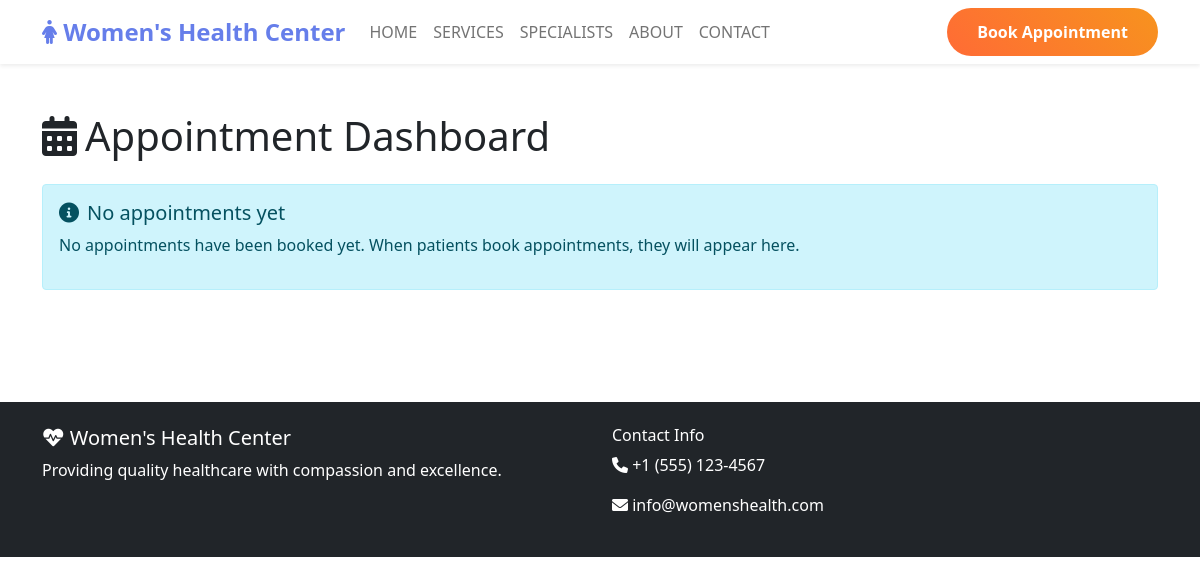
The app's page /admin/appointments, older data.
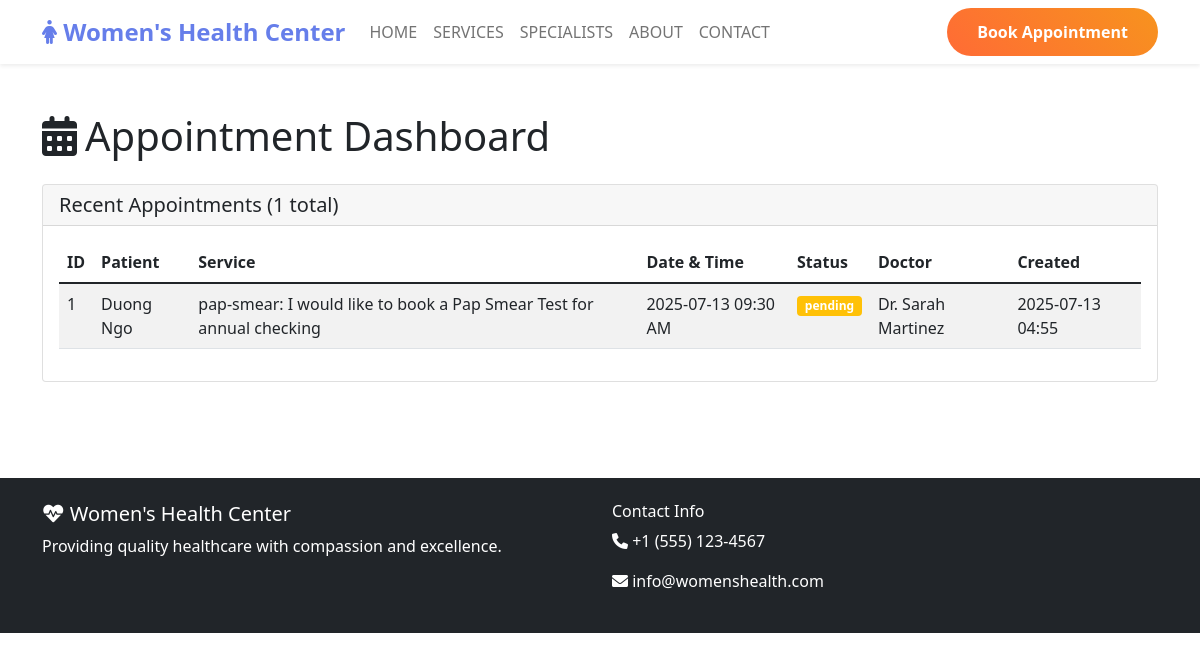
The same page, newer data.
### app/models.py (models this page shows, shortened)
class Appointment(db.Model):
    id = db.Column(db.Integer, primary_key=True)
    patient_id = db.Column(db.Integer, db.ForeignKey('patient.id'), nullable=False)
    doctor_id = db.Column(db.Integer, db.ForeignKey('doctor.id'), nullable=False)
    appointment_date = db.Column(db.DateTime, nullable=False)
    duration_minutes = db.Column(db.Integer, default=30)
    status = db.Column(db.String(20), default='pending')  # pending, confirmed, cancelled, completed
    reason = db.Column(db.Text)
    notes = db.Column(db.Text)
    created_at = db.Column(db.DateTime, default=datetime.utcnow)

class Patient(db.Model):
    id = db.Column(db.Integer, primary_key=True)
    user_id = db.Column(db.Integer, db.ForeignKey('user.id'), nullable=False)
    first_name = db.Column(db.String(64), nullable=False)
    last_name = db.Column(db.String(64), nullable=False)
    phone = db.Column(db.String(20))
    date_of_birth = db.Column(db.Date)
    appointments = db.relationship('Appointment', backref='patient', lazy='dynamic')

class Doctor(db.Model):
    id = db.Column(db.Integer, primary_key=True)
    user_id = db.Column(db.Integer, db.ForeignKey('user.id'), nullable=False)
    first_name = db.Column(db.String(64), nullable=False)
    last_name = db.Column(db.String(64), nullable=False)
    specialty = db.Column(db.String(100))
    phone = db.Column(db.String(20))
    appointments = db.relationship('Appointment', backref='doctor', lazy='dynamic')
    availability = db.relationship('DoctorAvailability', backref='doctor', lazy='dynamic')

### app/main/routes.py (the view)
@bp.route('/admin/appointments')
def admin_appointments():
    appointments = Appointment.query.order_by(Appointment.appointment_date.desc()).all()
    return render_template('admin/appointments.html', appointments=appointments)

### app/templates/admin/appointments.html (shortened to what this page needs)
{% extends "base.html" %}
{% block content %}
<div class="container py-5">
    <div class="row">
        <div class="col-12">
            <h1 class="mb-4"><i class="fas fa-calendar-alt me-2"></i>Appointment Dashboard</h1>
            {% if appointments %}
            <div class="card">
                <div class="card-header">
                    <h5 class="mb-0">Recent Appointments ({{ appointments|length }} total)</h5>
                </div>
                <div class="card-body">
                    <div class="table-responsive">
                        <table class="table table-striped">
                            <thead>
                                <tr>
                                    <th>ID</th>
                                    <th>Patient</th>
                                    <th>Service</th>
                                    <th>Date & Time</th>
                                    <th>Status</th>
                                    <th>Doctor</th>
                                    <th>Created</th>
                                </tr>
                            </thead>
                            <tbody>
                                {% for appointment in appointments %}
                                <tr>
                                    <td>{{ appointment.id }}</td>
                                    <td>{{ appointment.patient.first_name }} {{ appointment.patient.last_name }}</td>
                                    <td>{{ appointment.reason }}</td>
                                    <td>{{ appointment.appointment_date.strftime('%Y-%m-%d %I:%M %p') }}</td>
                                    <td>
                                        <span class="badge bg-warning">{{ appointment.status }}</span>
                                    </td>
                                    <td>Dr. {{ appointment.doctor.first_name }} {{ appointment.doctor.last_name }}</td>
                                    <td>{{ appointment.created_at.strftime('%Y-%m-%d %H:%M') }}</td>
                                </tr>
                                {% endfor %}
                            </tbody>
                        </table>
                    </div>
                </div>
            </div>
            {% else %}
            <div class="alert alert-info">
                <h5><i class="fas fa-info-circle me-2"></i>No appointments yet</h5>
                <p>No appointments have been booked yet. When patients book appointments, they will appear here.</p>
            </div>
            {% endif %}
        </div>
    </div>
</div>
{% endblock %}

### app/templates/base.html (shortened to what this page needs)
<!DOCTYPE html>
<html lang="en">
<head>
    <link href="https://cdn.jsdelivr.net/npm/bootstrap@5.1.3/dist/css/bootstrap.min.css" rel="stylesheet">
    <link href="https://cdnjs.cloudflare.com/ajax/libs/font-awesome/6.0.0/css/all.min.css" rel="stylesheet">
</head>
<body>
    <nav class="navbar navbar-expand-lg navbar-light bg-white shadow-sm">
        <div class="container">
            <a class="navbar-brand text-primary-custom" href="{{ url_for('main.index') }}">
                <i class="fas fa-female"></i> Women's Health Center
            </a>
            <div class="collapse navbar-collapse" id="navbarNav">
                <div class="navbar-nav me-auto">
                    <a class="nav-link" href="{{ url_for('main.index') }}">HOME</a>
                    <a class="nav-link" href="#services">SERVICES</a>
                    <a class="nav-link" href="{{ url_for('main.doctors') }}">SPECIALISTS</a>
                    <a class="nav-link" href="#about">ABOUT</a>
                    <a class="nav-link" href="#contact">CONTACT</a>
                </div>
                <div class="navbar-nav">
                    <a class="btn btn-appointment text-white" href="{{ url_for('main.patients') }}">Book Appointment</a>
                </div>
            </div>
        </div>
    </nav>
    <main>
        {% block content %}{% endblock %}
    </main>
    <footer class="bg-dark text-white py-4 mt-5">
        <div class="container">
            <div class="row">
                <div class="col-md-6">
                    <h5><i class="fas fa-heartbeat"></i> Women's Health Center</h5>
                    <p>Providing quality healthcare with compassion and excellence.</p>
                </div>
                <div class="col-md-6">
                    <h6>Contact Info</h6>
                    <p><i class="fas fa-phone"></i> +1 (555) 123-4567</p>
                    <p><i class="fas fa-envelope"></i> info@womenshealth.com</p>
                </div>
            </div>
        </div>
    </footer>
</body>
</html>

### app/templates/base.html (style rules this page uses)
.btn-appointment { background: linear-gradient(45deg, #ff6b35, #f7931e); border: none; border-radius: 25px; padding: 12px 30px; font-weight: bold; }
.navbar-brand { font-weight: bold; font-size: 1.5rem; }
.text-primary-custom { color: #667eea !important; }

Row changes from the older to the newer data that the page shows:
added Appointment: id "1", patient.first_name "Duong", patient.last_name "Ngo", reason "pap-smear: I would like to book a Pap Smear Test for annual checking", appointment_date "2025-07-13 09:30 AM", status "pending", doctor.first_name "Sarah", doctor.last_name "Martinez", created_at "2025-07-13 04:55"
Text that changed along with them:
{{ appointments|length }}: (not shown) → "1"
text no longer shown: "No appointments yet No appointments have been booked yet. When patients book appointments, they will appear here."
text now shown: "Recent Appointments ( total) ID Patient Service Date & Time Status Doctor Created"
